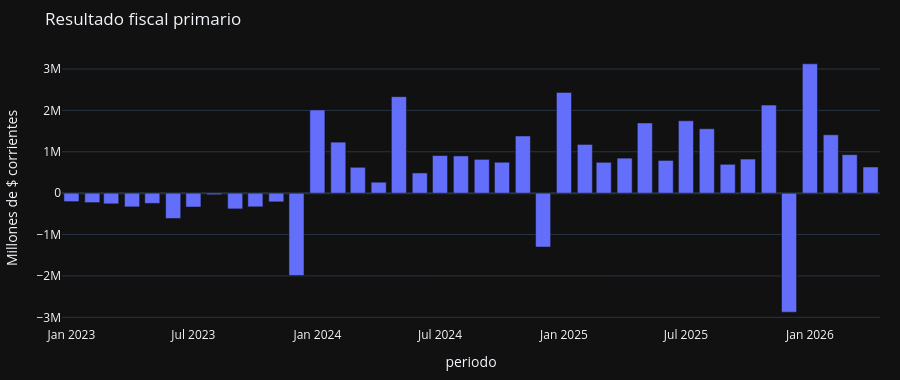
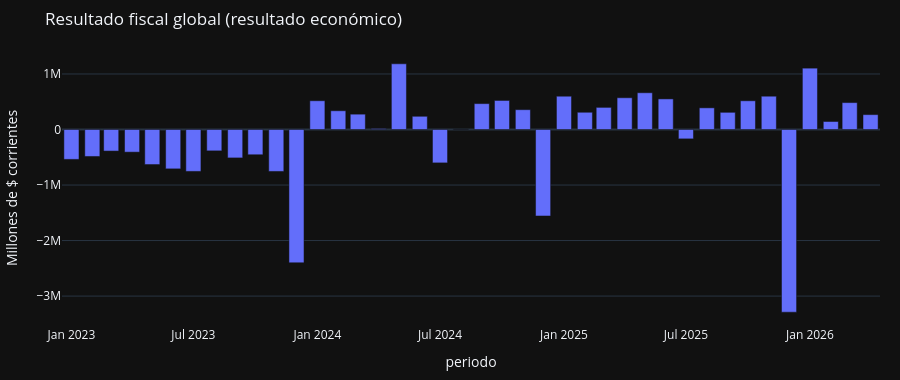
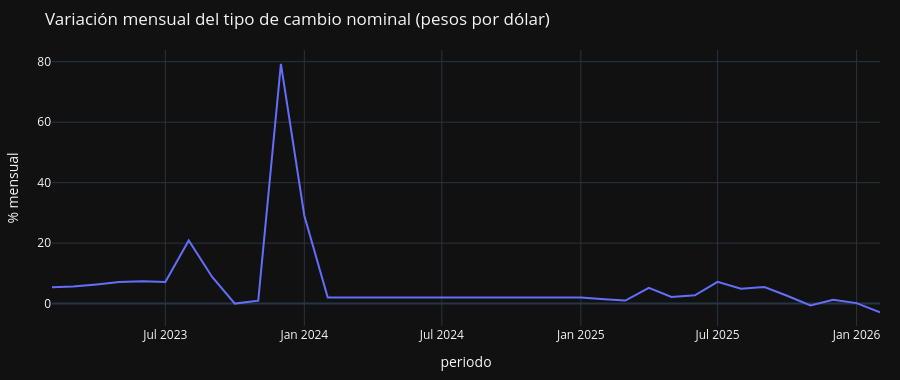
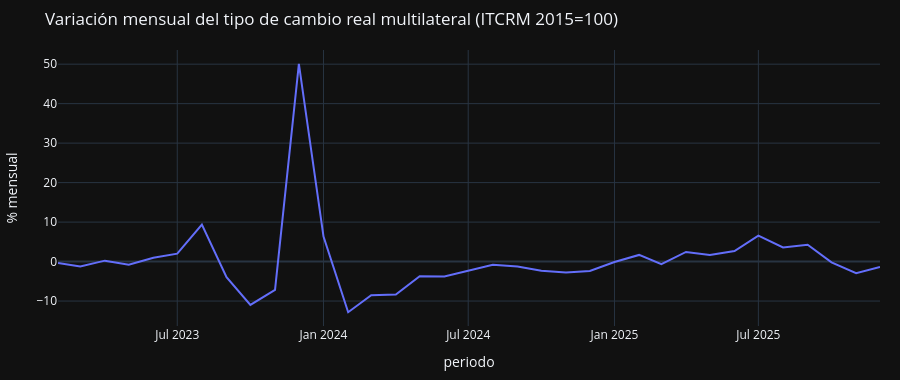

Notebook cell for these charts, in order:
### Markdown cell above
## Etapa 2 — Variables Grupo A

### Code cell
etapa2 = [i for i in indicators if 2 in i["etapas"]]
for ind in etapa2:
    show_indicator(ind, chart=ind.get("chart_type", "line"))

### Figure 1 — Plotly figure (JSON) as saved in the notebook; plotly's stock layout.template omitted (floating-point values rounded to 4 significant figures)
{"data": [{"hovertemplate": "periodo=%{x}<br>Millones de $ corrientes=%{y}<extra></extra>", "legendgroup": "", "marker": {"color": "#636efa", "pattern": {"shape": ""}}, "name": "", "orientation": "v", "showlegend": false, "textposition": "auto", "type": "bar", "x": ["2023-01", "2023-02", "2023-03", "2023-04", "2023-05", "2023-06", "2023-07", "2023-08", "2023-09", "2023-10", "2023-11", "2023-12", "2024-01", "2024-02", "2024-03", "2024-04", "2024-05", "2024-06", "2024-07", "2024-08", "2024-09", "2024-10", "2024-11", "2024-12", "2025-01", "2025-02", "2025-03", "2025-04", "2025-05", "2025-06", "2025-07", "2025-08", "2025-09", "2025-10", "2025-11", "2025-12", "2026-01", "2026-02", "2026-03", "2026-04"], "xaxis": "x", "y": [-203900.0, -228100.0, -257900.0, -331400.0, -247700.0, -611700.0, -334400.0, -36960.0, -380500.0, -330300.0, -210500.0, -1991000.0, 2011000.0, 1233000.0, 625000.0, 265000.0, 2332000.0, 488600.0, 908300.0, 899700.0, 816400.0, 746900.0, 1382000.0, -1301000.0, 2435000.0, 1177000.0, 745300.0, 845900.0, 1697000.0, 790500.0, 1749000.0, 1557000.0, 697000.0, 823900.0, 2128000.0, -2876000.0, 3126000.0, 1411000.0, 930300.0, 632800.0], "yaxis": "y"}], "layout": {"barmode": "relative", "height": 380, "legend": {"tracegroupgap": 0}, "margin": {"b": 40, "l": 40, "r": 20, "t": 50}, "title": {"text": "Resultado fiscal primario"}, "xaxis": {"anchor": "y", "domain": [0.0, 1.0], "title": {"text": "periodo"}}, "yaxis": {"anchor": "x", "domain": [0.0, 1.0], "title": {"text": "Millones de $ corrientes"}}}}

### Figure 2 — Plotly figure (JSON) as saved in the notebook; plotly's stock layout.template omitted (floating-point values rounded to 4 significant figures)
{"data": [{"hovertemplate": "periodo=%{x}<br>Millones de $ corrientes=%{y}<extra></extra>", "legendgroup": "", "marker": {"color": "#636efa", "pattern": {"shape": ""}}, "name": "", "orientation": "v", "showlegend": false, "textposition": "auto", "type": "bar", "x": ["2023-01", "2023-02", "2023-03", "2023-04", "2023-05", "2023-06", "2023-07", "2023-08", "2023-09", "2023-10", "2023-11", "2023-12", "2024-01", "2024-02", "2024-03", "2024-04", "2024-05", "2024-06", "2024-07", "2024-08", "2024-09", "2024-10", "2024-11", "2024-12", "2025-01", "2025-02", "2025-03", "2025-04", "2025-05", "2025-06", "2025-07", "2025-08", "2025-09", "2025-10", "2025-11", "2025-12", "2026-01", "2026-02", "2026-03", "2026-04"], "xaxis": "x", "y": [-538000.0, -485600.0, -388000.0, -407400.0, -631100.0, -708600.0, -754200.0, -384500.0, -511500.0, -454200.0, -755000.0, -2400000.0, 518400.0, 338100.0, 276600.0, 17410.0, 1184000.0, 238200.0, -601000.0, 3530.0, 466600.0, 523400.0, 357200.0, -1557000.0, 599800.0, 310700.0, 398900.0, 572300.0, 662100.0, 551200.0, -168500.0, 390300.0, 309600.0, 517700.0, 600000.0, -3290000.0, 1105000.0, 144400.0, 484800.0, 268100.0], "yaxis": "y"}], "layout": {"barmode": "relative", "height": 380, "legend": {"tracegroupgap": 0}, "margin": {"b": 40, "l": 40, "r": 20, "t": 50}, "title": {"text": "Resultado fiscal global (resultado económico)"}, "xaxis": {"anchor": "y", "domain": [0.0, 1.0], "title": {"text": "periodo"}}, "yaxis": {"anchor": "x", "domain": [0.0, 1.0], "title": {"text": "Millones de $ corrientes"}}}}

### Figure 3 — Plotly figure (JSON) as saved in the notebook; plotly's stock layout.template omitted (floating-point values rounded to 4 significant figures)
{"data": [{"hovertemplate": "periodo=%{x}<br>% mensual=%{y}<extra></extra>", "legendgroup": "", "line": {"color": "#636efa", "dash": "solid"}, "marker": {"symbol": "circle"}, "mode": "lines", "name": "", "orientation": "v", "showlegend": false, "type": "scatter", "x": ["2023-02", "2023-03", "2023-04", "2023-05", "2023-06", "2023-07", "2023-08", "2023-09", "2023-10", "2023-11", "2023-12", "2024-01", "2024-02", "2024-03", "2024-04", "2024-05", "2024-06", "2024-07", "2024-08", "2024-09", "2024-10", "2024-11", "2024-12", "2025-01", "2025-02", "2025-03", "2025-04", "2025-05", "2025-06", "2025-07", "2025-08", "2025-09", "2025-10", "2025-11", "2025-12", "2026-01", "2026-02"], "xaxis": "x", "y": [5.411, 5.699, 6.339, 7.122, 7.426, 7.144, 20.89, 8.824, 0.0063, 0.9842, 79.3, 29.06, 1.988, 1.998, 2.032, 2.057, 1.974, 2.204, 2.115, 2.028, 2.022, 2.031, 2.04, 2.052, 1.463, 1.003, 5.212, 2.211, 2.767, 7.225, 4.915, 5.462, 2.584, -0.5994, 1.299, 0.1683, -2.839], "yaxis": "y"}], "layout": {"height": 380, "legend": {"tracegroupgap": 0}, "margin": {"b": 40, "l": 40, "r": 20, "t": 50}, "title": {"text": "Variación mensual del tipo de cambio nominal (pesos por dólar)"}, "xaxis": {"anchor": "y", "domain": [0.0, 1.0], "title": {"text": "periodo"}}, "yaxis": {"anchor": "x", "domain": [0.0, 1.0], "title": {"text": "% mensual"}}}}

### Figure 4 — Plotly figure (JSON) as saved in the notebook; plotly's stock layout.template omitted (floating-point values rounded to 4 significant figures)
{"data": [{"hovertemplate": "periodo=%{x}<br>% mensual=%{y}<extra></extra>", "legendgroup": "", "line": {"color": "#636efa", "dash": "solid"}, "marker": {"symbol": "circle"}, "mode": "lines", "name": "", "orientation": "v", "showlegend": false, "type": "scatter", "x": ["2023-02", "2023-03", "2023-04", "2023-05", "2023-06", "2023-07", "2023-08", "2023-09", "2023-10", "2023-11", "2023-12", "2024-01", "2024-02", "2024-03", "2024-04", "2024-05", "2024-06", "2024-07", "2024-08", "2024-09", "2024-10", "2024-11", "2024-12", "2025-01", "2025-02", "2025-03", "2025-04", "2025-05", "2025-06", "2025-07", "2025-08", "2025-09", "2025-10", "2025-11", "2025-12"], "xaxis": "x", "y": [-0.3885, -1.248, 0.2346, -0.8092, 0.984, 2.004, 9.367, -3.966, -10.97, -7.179, 50.09, 6.337, -12.82, -8.539, -8.36, -3.706, -3.774, -2.244, -0.8228, -1.275, -2.326, -2.735, -2.391, -0.1066, 1.684, -0.6579, 2.45, 1.698, 2.653, 6.569, 3.567, 4.268, -0.2077, -2.923, -1.359], "yaxis": "y"}], "layout": {"height": 380, "legend": {"tracegroupgap": 0}, "margin": {"b": 40, "l": 40, "r": 20, "t": 50}, "title": {"text": "Variación mensual del tipo de cambio real multilateral (ITCRM 2015=100)"}, "xaxis": {"anchor": "y", "domain": [0.0, 1.0], "title": {"text": "periodo"}}, "yaxis": {"anchor": "x", "domain": [0.0, 1.0], "title": {"text": "% mensual"}}}}
